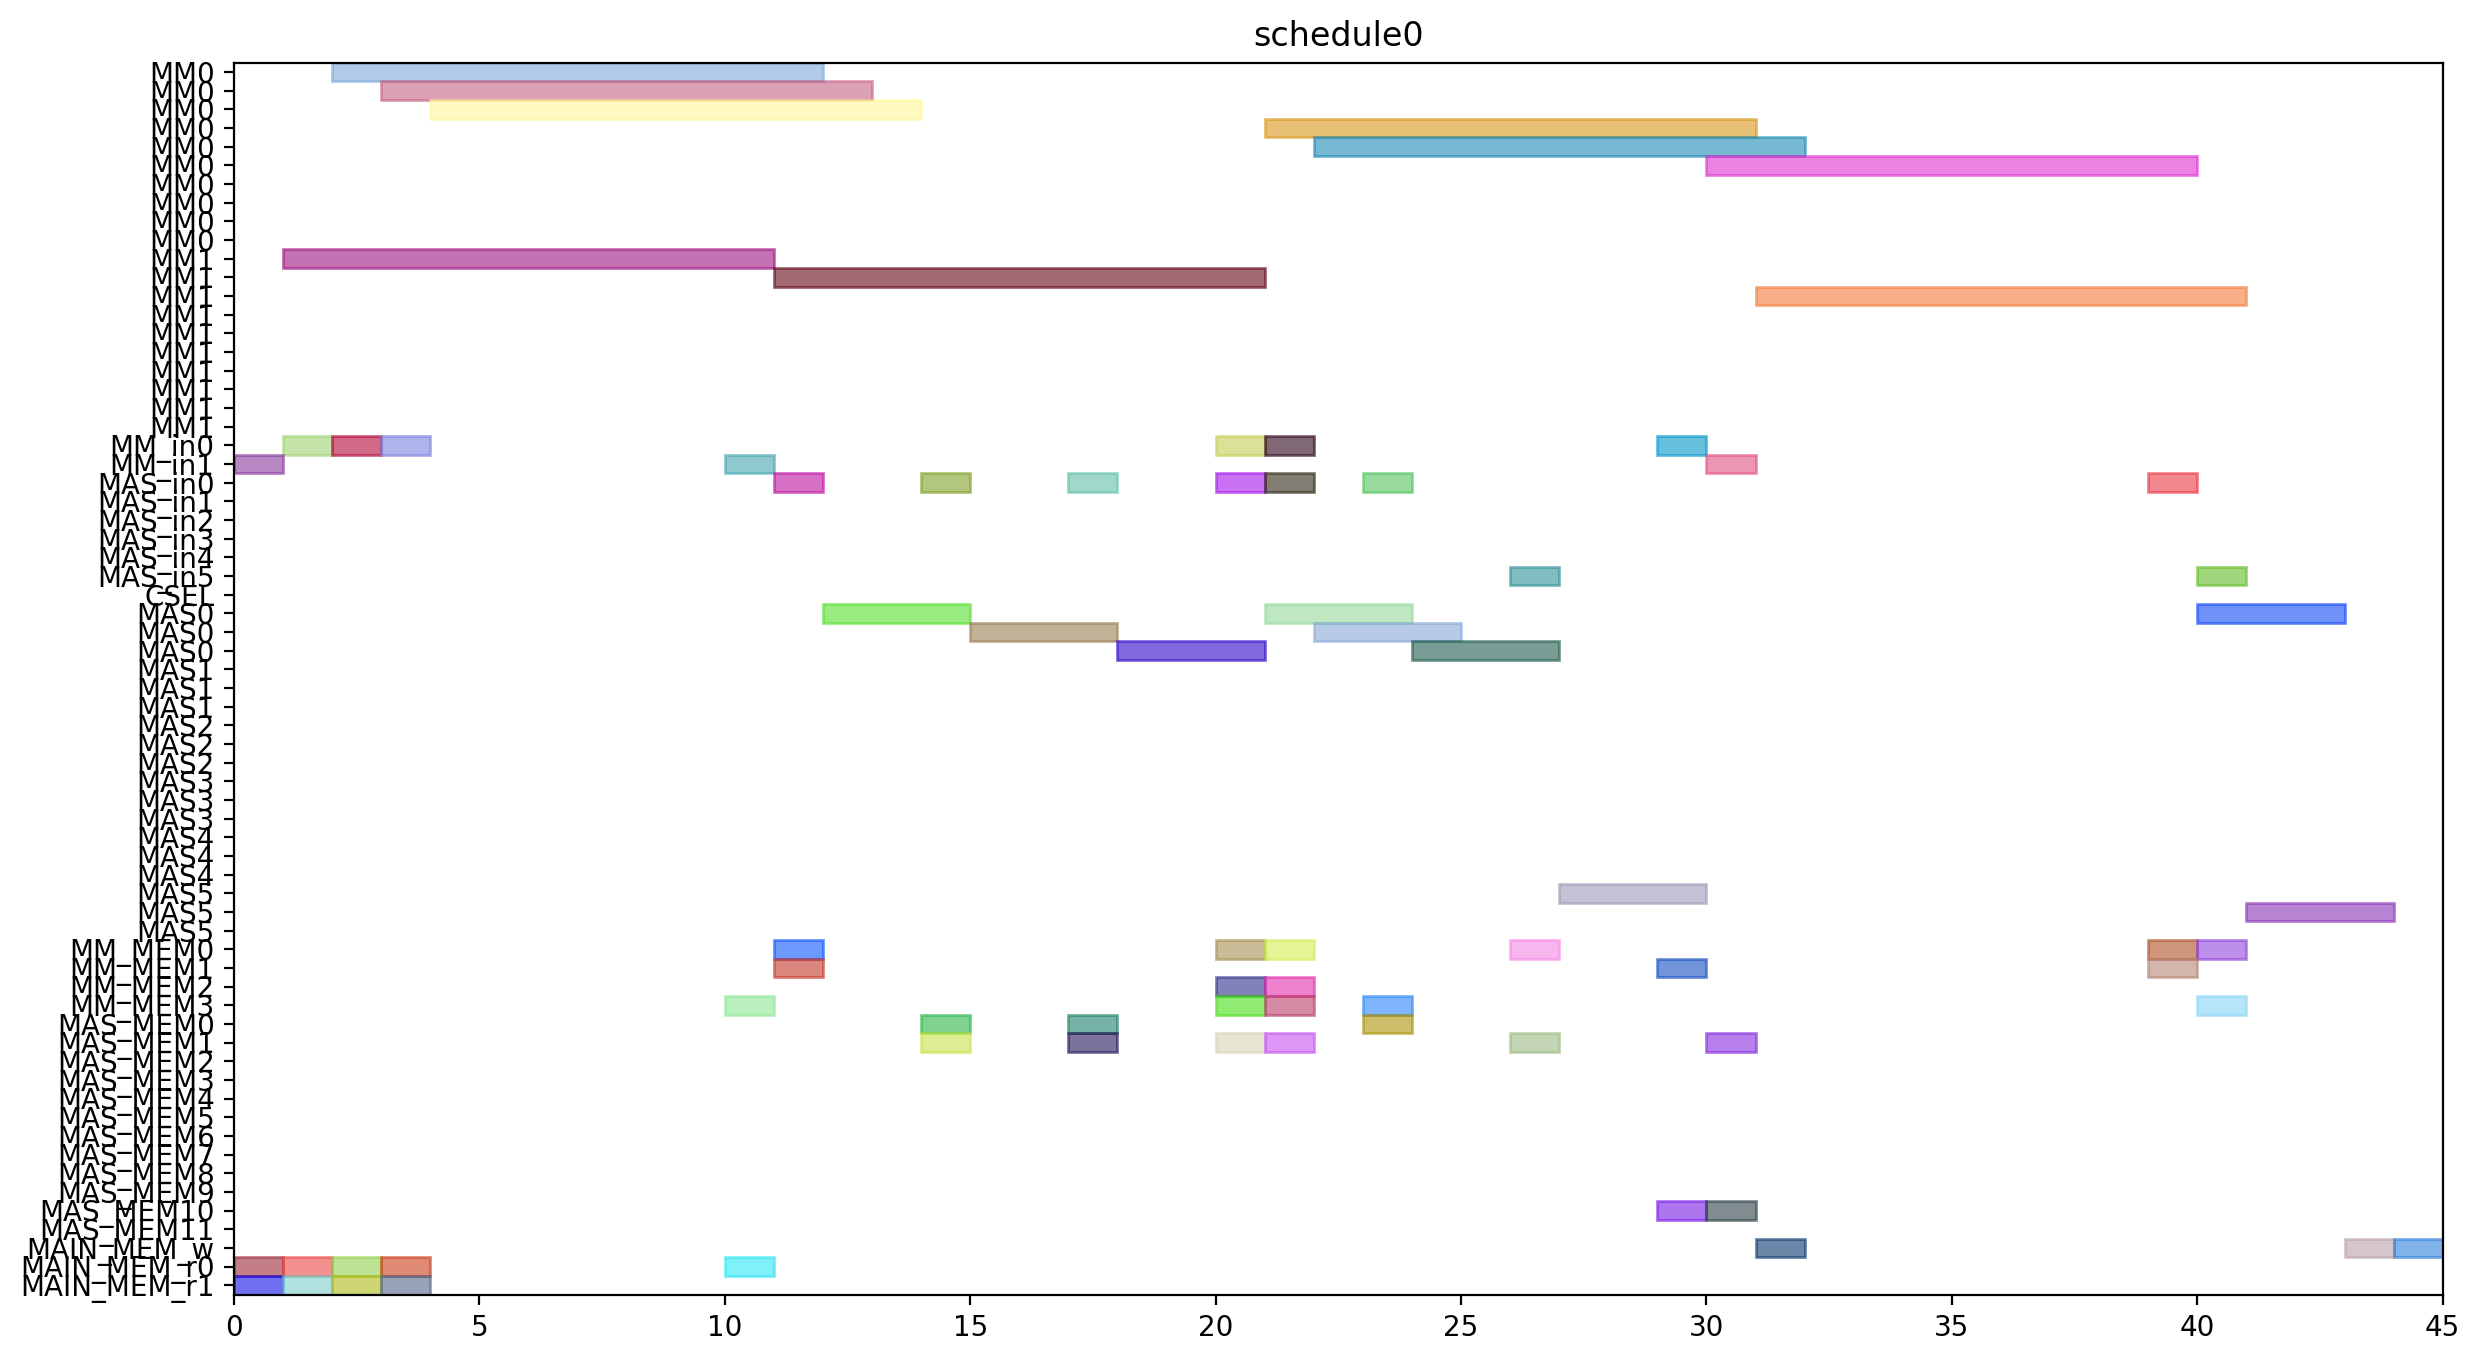

Here is the Python script that generated this plot:
from pyschedule import Scenario, solvers, plotters, alt


def solve():
	horizon = 120
	S = Scenario("schedule0", horizon=horizon)

	# resource
	MM = S.Resources('MM', num=2, size=10)
	MM_in = S.Resources('MM_in', num=2)
	MAS_in = S.Resources('MAS_in', num=6)
	CSEL = S.Resource('CSEL')
	MAS = S.Resources('MAS', num=6, size=3, periods=range(1, horizon))
	MM_MEM = S.Resources('MM_MEM', num=4)
	MAS_MEM = S.Resources('MAS_MEM', num=12)
	MAIN_MEM_w = S.Resource('MAIN_MEM_w', size=1)
	MAIN_MEM_r = S.Resources('MAIN_MEM_r', num=2)

	# result of previous scheduling

	# new tasks
	t0 = S.Task('t0', length=10, delay_cost=1)
	t0 += alt(MM)
	t0_in = S.Task('t0_in', length=1, delay_cost=1)
	t0_in += alt(MM_in)
	S += t0_in*MM_in[0]<=t0*MM[0]
	S += t0_in*MM_in[1]<=t0*MM[1]
	t0_mem0 = S.Task('t0_mem0', length=1, delay_cost=1)
	t0_mem0 += MAIN_MEM_r[0]
	S += t0_mem0 <= t0

	t0_mem1 = S.Task('t0_mem1', length=1, delay_cost=1)
	t0_mem1 += MAIN_MEM_r[1]
	S += t0_mem1 <= t0

	t3 = S.Task('t3', length=10, delay_cost=1)
	t3 += alt(MM)
	t3_in = S.Task('t3_in', length=1, delay_cost=1)
	t3_in += alt(MM_in)
	S += t3_in*MM_in[0]<=t3*MM[0]
	S += t3_in*MM_in[1]<=t3*MM[1]
	t3_mem0 = S.Task('t3_mem0', length=1, delay_cost=1)
	t3_mem0 += MAIN_MEM_r[0]
	S += t3_mem0 <= t3

	t3_mem1 = S.Task('t3_mem1', length=1, delay_cost=1)
	t3_mem1 += MAIN_MEM_r[1]
	S += t3_mem1 <= t3

	t1 = S.Task('t1', length=10, delay_cost=1)
	t1 += alt(MM)
	t1_in = S.Task('t1_in', length=1, delay_cost=1)
	t1_in += alt(MM_in)
	S += t1_in*MM_in[0]<=t1*MM[0]
	S += t1_in*MM_in[1]<=t1*MM[1]
	t1_mem0 = S.Task('t1_mem0', length=1, delay_cost=1)
	t1_mem0 += MAIN_MEM_r[0]
	S += t1_mem0 <= t1

	t1_mem1 = S.Task('t1_mem1', length=1, delay_cost=1)
	t1_mem1 += MAIN_MEM_r[1]
	S += t1_mem1 <= t1

	t2 = S.Task('t2', length=10, delay_cost=1)
	t2 += alt(MM)
	t2_in = S.Task('t2_in', length=1, delay_cost=1)
	t2_in += alt(MM_in)
	S += t2_in*MM_in[0]<=t2*MM[0]
	S += t2_in*MM_in[1]<=t2*MM[1]
	t2_mem0 = S.Task('t2_mem0', length=1, delay_cost=1)
	t2_mem0 += MAIN_MEM_r[0]
	S += t2_mem0 <= t2

	t2_mem1 = S.Task('t2_mem1', length=1, delay_cost=1)
	t2_mem1 += MAIN_MEM_r[1]
	S += t2_mem1 <= t2

	t4 = S.Task('t4', length=10, delay_cost=1)
	t4 += alt(MM)
	t4_in = S.Task('t4_in', length=1, delay_cost=1)
	t4_in += alt(MM_in)
	S += t4_in*MM_in[0]<=t4*MM[0]
	S += t4_in*MM_in[1]<=t4*MM[1]
	t4_mem0 = S.Task('t4_mem0', length=1, delay_cost=1)
	t4_mem0 += MAIN_MEM_r[0]
	S += t4_mem0 <= t4

	t4_mem1 = S.Task('t4_mem1', length=1, delay_cost=1)
	t4_mem1 += alt(MM_MEM)
	S += (t2*MM[0])-1 < t4_mem1*MM_MEM[1]
	S += (t2*MM[1])-1 < t4_mem1*MM_MEM[3]
	S += t4_mem1 <= t4

	t5 = S.Task('t5', length=3, delay_cost=1)
	t5 += alt(MAS)
	t5_in = S.Task('t5_in', length=1, delay_cost=1)
	t5_in += alt(MAS_in)
	S += t5_in*MAS_in[0]<=t5*MAS[0]

	S += t5_in*MAS_in[1]<=t5*MAS[1]

	S += t5_in*MAS_in[2]<=t5*MAS[2]

	S += t5_in*MAS_in[3]<=t5*MAS[3]

	S += t5_in*MAS_in[4]<=t5*MAS[4]

	S += t5_in*MAS_in[5]<=t5*MAS[5]

	t5_mem0 = S.Task('t5_mem0', length=1, delay_cost=1)
	t5_mem0 += alt(MM_MEM)
	S += (t0*MM[0])-1 < t5_mem0*MM_MEM[0]
	S += (t0*MM[1])-1 < t5_mem0*MM_MEM[2]
	S += t5_mem0 <= t5

	t5_mem1 = S.Task('t5_mem1', length=1, delay_cost=1)
	t5_mem1 += alt(MM_MEM)
	S += (t0*MM[0])-1 < t5_mem1*MM_MEM[1]
	S += (t0*MM[1])-1 < t5_mem1*MM_MEM[3]
	S += t5_mem1 <= t5

	t6 = S.Task('t6', length=3, delay_cost=1)
	t6 += alt(MAS)
	t6_in = S.Task('t6_in', length=1, delay_cost=1)
	t6_in += alt(MAS_in)
	S += t6_in*MAS_in[0]<=t6*MAS[0]

	S += t6_in*MAS_in[1]<=t6*MAS[1]

	S += t6_in*MAS_in[2]<=t6*MAS[2]

	S += t6_in*MAS_in[3]<=t6*MAS[3]

	S += t6_in*MAS_in[4]<=t6*MAS[4]

	S += t6_in*MAS_in[5]<=t6*MAS[5]

	t6_mem0 = S.Task('t6_mem0', length=1, delay_cost=1)
	t6_mem0 += alt(MAS_MEM)
	S += (t5*MAS[0])-1 < t6_mem0*MAS_MEM[0]
	S += (t5*MAS[1])-1 < t6_mem0*MAS_MEM[2]
	S += (t5*MAS[2])-1 < t6_mem0*MAS_MEM[4]
	S += (t5*MAS[3])-1 < t6_mem0*MAS_MEM[6]
	S += (t5*MAS[4])-1 < t6_mem0*MAS_MEM[8]
	S += (t5*MAS[5])-1 < t6_mem0*MAS_MEM[10]
	S += t6_mem0 <= t6

	t6_mem1 = S.Task('t6_mem1', length=1, delay_cost=1)
	t6_mem1 += alt(MAS_MEM)
	S += (t5*MAS[0])-1 < t6_mem1*MAS_MEM[1]
	S += (t5*MAS[1])-1 < t6_mem1*MAS_MEM[3]
	S += (t5*MAS[2])-1 < t6_mem1*MAS_MEM[5]
	S += (t5*MAS[3])-1 < t6_mem1*MAS_MEM[7]
	S += (t5*MAS[4])-1 < t6_mem1*MAS_MEM[9]
	S += (t5*MAS[5])-1 < t6_mem1*MAS_MEM[11]
	S += t6_mem1 <= t6

	t9 = S.Task('t9', length=3, delay_cost=1)
	t9 += alt(MAS)
	t9_in = S.Task('t9_in', length=1, delay_cost=1)
	t9_in += alt(MAS_in)
	S += t9_in*MAS_in[0]<=t9*MAS[0]

	S += t9_in*MAS_in[1]<=t9*MAS[1]

	S += t9_in*MAS_in[2]<=t9*MAS[2]

	S += t9_in*MAS_in[3]<=t9*MAS[3]

	S += t9_in*MAS_in[4]<=t9*MAS[4]

	S += t9_in*MAS_in[5]<=t9*MAS[5]

	t9_mem0 = S.Task('t9_mem0', length=1, delay_cost=1)
	t9_mem0 += alt(MM_MEM)
	S += (t0*MM[0])-1 < t9_mem0*MM_MEM[0]
	S += (t0*MM[1])-1 < t9_mem0*MM_MEM[2]
	S += t9_mem0 <= t9

	t9_mem1 = S.Task('t9_mem1', length=1, delay_cost=1)
	t9_mem1 += alt(MM_MEM)
	S += (t4*MM[0])-1 < t9_mem1*MM_MEM[1]
	S += (t4*MM[1])-1 < t9_mem1*MM_MEM[3]
	S += t9_mem1 <= t9

	t10 = S.Task('t10', length=3, delay_cost=1)
	t10 += alt(MAS)
	t10_in = S.Task('t10_in', length=1, delay_cost=1)
	t10_in += alt(MAS_in)
	S += t10_in*MAS_in[0]<=t10*MAS[0]

	S += t10_in*MAS_in[1]<=t10*MAS[1]

	S += t10_in*MAS_in[2]<=t10*MAS[2]

	S += t10_in*MAS_in[3]<=t10*MAS[3]

	S += t10_in*MAS_in[4]<=t10*MAS[4]

	S += t10_in*MAS_in[5]<=t10*MAS[5]

	t10_mem0 = S.Task('t10_mem0', length=1, delay_cost=1)
	t10_mem0 += alt(MM_MEM)
	S += (t4*MM[0])-1 < t10_mem0*MM_MEM[0]
	S += (t4*MM[1])-1 < t10_mem0*MM_MEM[2]
	S += t10_mem0 <= t10

	t10_mem1 = S.Task('t10_mem1', length=1, delay_cost=1)
	t10_mem1 += alt(MM_MEM)
	S += (t4*MM[0])-1 < t10_mem1*MM_MEM[1]
	S += (t4*MM[1])-1 < t10_mem1*MM_MEM[3]
	S += t10_mem1 <= t10

	t7 = S.Task('t7', length=3, delay_cost=1)
	t7 += alt(MAS)
	t7_in = S.Task('t7_in', length=1, delay_cost=1)
	t7_in += alt(MAS_in)
	S += t7_in*MAS_in[0]<=t7*MAS[0]

	S += t7_in*MAS_in[1]<=t7*MAS[1]

	S += t7_in*MAS_in[2]<=t7*MAS[2]

	S += t7_in*MAS_in[3]<=t7*MAS[3]

	S += t7_in*MAS_in[4]<=t7*MAS[4]

	S += t7_in*MAS_in[5]<=t7*MAS[5]

	t7_mem0 = S.Task('t7_mem0', length=1, delay_cost=1)
	t7_mem0 += alt(MAS_MEM)
	S += (t6*MAS[0])-1 < t7_mem0*MAS_MEM[0]
	S += (t6*MAS[1])-1 < t7_mem0*MAS_MEM[2]
	S += (t6*MAS[2])-1 < t7_mem0*MAS_MEM[4]
	S += (t6*MAS[3])-1 < t7_mem0*MAS_MEM[6]
	S += (t6*MAS[4])-1 < t7_mem0*MAS_MEM[8]
	S += (t6*MAS[5])-1 < t7_mem0*MAS_MEM[10]
	S += t7_mem0 <= t7

	t7_mem1 = S.Task('t7_mem1', length=1, delay_cost=1)
	t7_mem1 += alt(MAS_MEM)
	S += (t6*MAS[0])-1 < t7_mem1*MAS_MEM[1]
	S += (t6*MAS[1])-1 < t7_mem1*MAS_MEM[3]
	S += (t6*MAS[2])-1 < t7_mem1*MAS_MEM[5]
	S += (t6*MAS[3])-1 < t7_mem1*MAS_MEM[7]
	S += (t6*MAS[4])-1 < t7_mem1*MAS_MEM[9]
	S += (t6*MAS[5])-1 < t7_mem1*MAS_MEM[11]
	S += t7_mem1 <= t7

	t11 = S.Task('t11', length=3, delay_cost=1)
	t11 += alt(MAS)
	t11_in = S.Task('t11_in', length=1, delay_cost=1)
	t11_in += alt(MAS_in)
	S += t11_in*MAS_in[0]<=t11*MAS[0]

	S += t11_in*MAS_in[1]<=t11*MAS[1]

	S += t11_in*MAS_in[2]<=t11*MAS[2]

	S += t11_in*MAS_in[3]<=t11*MAS[3]

	S += t11_in*MAS_in[4]<=t11*MAS[4]

	S += t11_in*MAS_in[5]<=t11*MAS[5]

	t11_mem0 = S.Task('t11_mem0', length=1, delay_cost=1)
	t11_mem0 += alt(MAS_MEM)
	S += (t10*MAS[0])-1 < t11_mem0*MAS_MEM[0]
	S += (t10*MAS[1])-1 < t11_mem0*MAS_MEM[2]
	S += (t10*MAS[2])-1 < t11_mem0*MAS_MEM[4]
	S += (t10*MAS[3])-1 < t11_mem0*MAS_MEM[6]
	S += (t10*MAS[4])-1 < t11_mem0*MAS_MEM[8]
	S += (t10*MAS[5])-1 < t11_mem0*MAS_MEM[10]
	S += t11_mem0 <= t11

	t11_mem1 = S.Task('t11_mem1', length=1, delay_cost=1)
	t11_mem1 += alt(MM_MEM)
	S += (t4*MM[0])-1 < t11_mem1*MM_MEM[1]
	S += (t4*MM[1])-1 < t11_mem1*MM_MEM[3]
	S += t11_mem1 <= t11

	t8 = S.Task('t8', length=10, delay_cost=1)
	t8 += alt(MM)
	t8_in = S.Task('t8_in', length=1, delay_cost=1)
	t8_in += alt(MM_in)
	S += t8_in*MM_in[0]<=t8*MM[0]
	S += t8_in*MM_in[1]<=t8*MM[1]
	t8_mem0 = S.Task('t8_mem0', length=1, delay_cost=1)
	t8_mem0 += alt(MM_MEM)
	S += (t4*MM[0])-1 < t8_mem0*MM_MEM[0]
	S += (t4*MM[1])-1 < t8_mem0*MM_MEM[2]
	S += t8_mem0 <= t8

	t8_mem1 = S.Task('t8_mem1', length=1, delay_cost=1)
	t8_mem1 += alt(MAS_MEM)
	S += (t7*MAS[0])-1 < t8_mem1*MAS_MEM[1]
	S += (t7*MAS[1])-1 < t8_mem1*MAS_MEM[3]
	S += (t7*MAS[2])-1 < t8_mem1*MAS_MEM[5]
	S += (t7*MAS[3])-1 < t8_mem1*MAS_MEM[7]
	S += (t7*MAS[4])-1 < t8_mem1*MAS_MEM[9]
	S += (t7*MAS[5])-1 < t8_mem1*MAS_MEM[11]
	S += t8_mem1 <= t8

	new_PZ = S.Task('new_PZ', length=10, delay_cost=1)
	new_PZ += alt(MM)
	new_PZ_in = S.Task('new_PZ_in', length=1, delay_cost=1)
	new_PZ_in += alt(MM_in)
	S += new_PZ_in*MM_in[0]<=new_PZ*MM[0]
	S += new_PZ_in*MM_in[1]<=new_PZ*MM[1]
	S += 0<new_PZ

	new_PZ_w = S.Task('new_PZ_w', length=1, delay_cost=1)
	new_PZ_w += alt(MAIN_MEM_w)
	S += new_PZ <= new_PZ_w

	new_PZ_mem0 = S.Task('new_PZ_mem0', length=1, delay_cost=1)
	new_PZ_mem0 += alt(MM_MEM)
	S += (t1*MM[0])-1 < new_PZ_mem0*MM_MEM[0]
	S += (t1*MM[1])-1 < new_PZ_mem0*MM_MEM[2]
	S += new_PZ_mem0 <= new_PZ

	new_PZ_mem1 = S.Task('new_PZ_mem1', length=1, delay_cost=1)
	new_PZ_mem1 += alt(MAS_MEM)
	S += (t7*MAS[0])-1 < new_PZ_mem1*MAS_MEM[1]
	S += (t7*MAS[1])-1 < new_PZ_mem1*MAS_MEM[3]
	S += (t7*MAS[2])-1 < new_PZ_mem1*MAS_MEM[5]
	S += (t7*MAS[3])-1 < new_PZ_mem1*MAS_MEM[7]
	S += (t7*MAS[4])-1 < new_PZ_mem1*MAS_MEM[9]
	S += (t7*MAS[5])-1 < new_PZ_mem1*MAS_MEM[11]
	S += new_PZ_mem1 <= new_PZ

	t12 = S.Task('t12', length=3, delay_cost=1)
	t12 += alt(MAS)
	t12_in = S.Task('t12_in', length=1, delay_cost=1)
	t12_in += alt(MAS_in)
	S += t12_in*MAS_in[0]<=t12*MAS[0]

	S += t12_in*MAS_in[1]<=t12*MAS[1]

	S += t12_in*MAS_in[2]<=t12*MAS[2]

	S += t12_in*MAS_in[3]<=t12*MAS[3]

	S += t12_in*MAS_in[4]<=t12*MAS[4]

	S += t12_in*MAS_in[5]<=t12*MAS[5]

	t12_mem0 = S.Task('t12_mem0', length=1, delay_cost=1)
	t12_mem0 += alt(MM_MEM)
	S += (t0*MM[0])-1 < t12_mem0*MM_MEM[0]
	S += (t0*MM[1])-1 < t12_mem0*MM_MEM[2]
	S += t12_mem0 <= t12

	t12_mem1 = S.Task('t12_mem1', length=1, delay_cost=1)
	t12_mem1 += alt(MAS_MEM)
	S += (t11*MAS[0])-1 < t12_mem1*MAS_MEM[1]
	S += (t11*MAS[1])-1 < t12_mem1*MAS_MEM[3]
	S += (t11*MAS[2])-1 < t12_mem1*MAS_MEM[5]
	S += (t11*MAS[3])-1 < t12_mem1*MAS_MEM[7]
	S += (t11*MAS[4])-1 < t12_mem1*MAS_MEM[9]
	S += (t11*MAS[5])-1 < t12_mem1*MAS_MEM[11]
	S += t12_mem1 <= t12

	t13 = S.Task('t13', length=10, delay_cost=1)
	t13 += alt(MM)
	t13_in = S.Task('t13_in', length=1, delay_cost=1)
	t13_in += alt(MM_in)
	S += t13_in*MM_in[0]<=t13*MM[0]
	S += t13_in*MM_in[1]<=t13*MM[1]
	t13_mem0 = S.Task('t13_mem0', length=1, delay_cost=1)
	t13_mem0 += alt(MAS_MEM)
	S += (t12*MAS[0])-1 < t13_mem0*MAS_MEM[0]
	S += (t12*MAS[1])-1 < t13_mem0*MAS_MEM[2]
	S += (t12*MAS[2])-1 < t13_mem0*MAS_MEM[4]
	S += (t12*MAS[3])-1 < t13_mem0*MAS_MEM[6]
	S += (t12*MAS[4])-1 < t13_mem0*MAS_MEM[8]
	S += (t12*MAS[5])-1 < t13_mem0*MAS_MEM[10]
	S += t13_mem0 <= t13

	t13_mem1 = S.Task('t13_mem1', length=1, delay_cost=1)
	t13_mem1 += alt(MAS_MEM)
	S += (t9*MAS[0])-1 < t13_mem1*MAS_MEM[1]
	S += (t9*MAS[1])-1 < t13_mem1*MAS_MEM[3]
	S += (t9*MAS[2])-1 < t13_mem1*MAS_MEM[5]
	S += (t9*MAS[3])-1 < t13_mem1*MAS_MEM[7]
	S += (t9*MAS[4])-1 < t13_mem1*MAS_MEM[9]
	S += (t9*MAS[5])-1 < t13_mem1*MAS_MEM[11]
	S += t13_mem1 <= t13

	t14 = S.Task('t14', length=10, delay_cost=1)
	t14 += alt(MM)
	t14_in = S.Task('t14_in', length=1, delay_cost=1)
	t14_in += alt(MM_in)
	S += t14_in*MM_in[0]<=t14*MM[0]
	S += t14_in*MM_in[1]<=t14*MM[1]
	t14_mem0 = S.Task('t14_mem0', length=1, delay_cost=1)
	t14_mem0 += alt(MAS_MEM)
	S += (t12*MAS[0])-1 < t14_mem0*MAS_MEM[0]
	S += (t12*MAS[1])-1 < t14_mem0*MAS_MEM[2]
	S += (t12*MAS[2])-1 < t14_mem0*MAS_MEM[4]
	S += (t12*MAS[3])-1 < t14_mem0*MAS_MEM[6]
	S += (t12*MAS[4])-1 < t14_mem0*MAS_MEM[8]
	S += (t12*MAS[5])-1 < t14_mem0*MAS_MEM[10]
	S += t14_mem0 <= t14

	t14_mem1 = S.Task('t14_mem1', length=1, delay_cost=1)
	t14_mem1 += alt(MM_MEM)
	S += (t3*MM[0])-1 < t14_mem1*MM_MEM[1]
	S += (t3*MM[1])-1 < t14_mem1*MM_MEM[3]
	S += t14_mem1 <= t14

	new_PY = S.Task('new_PY', length=3, delay_cost=1)
	new_PY += alt(MAS)
	new_PY_in = S.Task('new_PY_in', length=1, delay_cost=1)
	new_PY_in += alt(MAS_in)
	S += new_PY_in*MAS_in[0]<=new_PY*MAS[0]

	S += new_PY_in*MAS_in[1]<=new_PY*MAS[1]

	S += new_PY_in*MAS_in[2]<=new_PY*MAS[2]

	S += new_PY_in*MAS_in[3]<=new_PY*MAS[3]

	S += new_PY_in*MAS_in[4]<=new_PY*MAS[4]

	S += new_PY_in*MAS_in[5]<=new_PY*MAS[5]

	S += 0<new_PY

	new_PY_w = S.Task('new_PY_w', length=1, delay_cost=1)
	new_PY_w += alt(MAIN_MEM_w)
	S += new_PY <= new_PY_w

	new_PY_mem0 = S.Task('new_PY_mem0', length=1, delay_cost=1)
	new_PY_mem0 += alt(MM_MEM)
	S += (t8*MM[0])-1 < new_PY_mem0*MM_MEM[0]
	S += (t8*MM[1])-1 < new_PY_mem0*MM_MEM[2]
	S += new_PY_mem0 <= new_PY

	new_PY_mem1 = S.Task('new_PY_mem1', length=1, delay_cost=1)
	new_PY_mem1 += alt(MM_MEM)
	S += (t13*MM[0])-1 < new_PY_mem1*MM_MEM[1]
	S += (t13*MM[1])-1 < new_PY_mem1*MM_MEM[3]
	S += new_PY_mem1 <= new_PY

	new_PX = S.Task('new_PX', length=3, delay_cost=1)
	new_PX += alt(MAS)
	new_PX_in = S.Task('new_PX_in', length=1, delay_cost=1)
	new_PX_in += alt(MAS_in)
	S += new_PX_in*MAS_in[0]<=new_PX*MAS[0]

	S += new_PX_in*MAS_in[1]<=new_PX*MAS[1]

	S += new_PX_in*MAS_in[2]<=new_PX*MAS[2]

	S += new_PX_in*MAS_in[3]<=new_PX*MAS[3]

	S += new_PX_in*MAS_in[4]<=new_PX*MAS[4]

	S += new_PX_in*MAS_in[5]<=new_PX*MAS[5]

	S += 0<new_PX

	new_PX_w = S.Task('new_PX_w', length=1, delay_cost=1)
	new_PX_w += alt(MAIN_MEM_w)
	S += new_PX <= new_PX_w

	new_PX_mem0 = S.Task('new_PX_mem0', length=1, delay_cost=1)
	new_PX_mem0 += alt(MM_MEM)
	S += (t14*MM[0])-1 < new_PX_mem0*MM_MEM[0]
	S += (t14*MM[1])-1 < new_PX_mem0*MM_MEM[2]
	S += new_PX_mem0 <= new_PX

	new_PX_mem1 = S.Task('new_PX_mem1', length=1, delay_cost=1)
	new_PX_mem1 += alt(MM_MEM)
	S += (t14*MM[0])-1 < new_PX_mem1*MM_MEM[1]
	S += (t14*MM[1])-1 < new_PX_mem1*MM_MEM[3]
	S += new_PX_mem1 <= new_PX

	solvers.mip.solve(S,msg=1,kind='CPLEX',ratio_gap=1.01)

	solution = [['hoge']*len(S.solution()[1]) for i in range(len(S.solution()))]
	for i in range(len(S.solution())):
		for j in range(len(S.solution()[i])):
			solution[i][j]=str(S.solution()[i][j])
	print(solution)

	cycles = int(solution[-1][3])

	pic_file_name = "/mnt/rose/usr1/fukuda/ABE/multiRAM_multiMAS_16mux/scheduling_result/stage10MM2_stage3MAS6/EP_DBL_A_0/schedule0.png"
	if(S.solution() != []):
		plotters.matplotlib.plot(S,img_filename=pic_file_name, show_task_labels=False, fig_size=(cycles*0.25+3, 8))

	return solution
